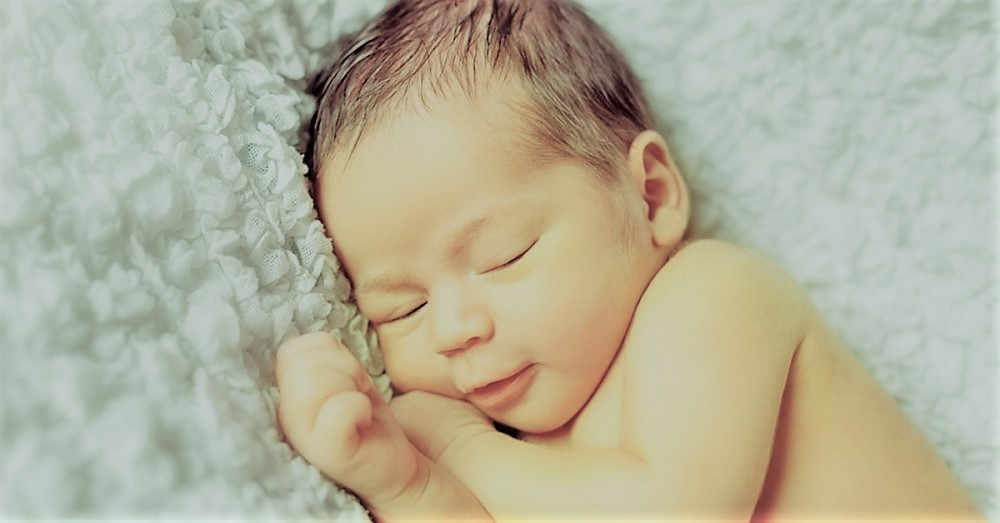
#> input picture Codigo Bilinion/beben1.jpg, 1000 x 523 px
$ python detector.py
#> lines starting #> are read from the running program, lines starting #| are printed output that depends on the picture; after the words box and inside, x2 and y2 are one past the last pixel; in counts of white or black regions, pixels touching at a corner belong together
import cv2
import numpy as np
from tkinter import *
from tkinter import filedialog
from tkinter import messagebox
from PIL import Image
from PIL import ImageTk
import imutils

image = cv2.imread("beben1.jpg")
#> image is the input picture: shape (523, 1000, 3); mean B, G, R 153.3, 176.3, 179
i=0
b=0
a1=0
a2=0
a3=0
a4=0
def dibujar(mask,color):
  global i
  contornos,_ = cv2.findContours(mask, cv2.RETR_EXTERNAL,
      cv2.CHAIN_APPROX_SIMPLE)
  for (i,c) in enumerate (contornos):
    area = cv2.contourArea(c)
    if (300 < area):
      M = cv2.moments(c)
      if (M["m00"]==0): M["m00"]=1
      x = int(M["m10"]/M["m00"])
      y = int(M['m01']/M['m00'])
      cv2.drawContours(image,[c],0,color,2)
      cv2.putText(image, str(i+1), (x-10,y+10),1, 2,(0,0,0),2)
      return i


Amarillo1Bajo = np.array([21,100,100],np.uint8)
Amarillo1Alto = np.array([25,255,255],np.uint8)

Amarillo2Bajo = np.array([17,100,100],np.uint8)
Amarillo2Alto = np.array([21,255,255],np.uint8)

Amarillo3Bajo = np.array([25,100,100],np.uint8)
Amarillo3Alto = np.array([26,255,255],np.uint8)

Amarillo4Bajo = np.array([26,100,100],np.uint8)
Amarillo4Alto = np.array([30,255,255],np.uint8)

font = cv2.FONT_HERSHEY_SIMPLEX
while (b <= 0):
	if True:
		frameHSV = cv2.cvtColor(image,cv2.COLOR_BGR2HSV)
#> frameHSV: shape (523, 1000, 3); mean H, S, V 45, 48.6, 185.7
		maskAmarillo1 = cv2.inRange(frameHSV,Amarillo1Bajo,Amarillo1Alto)
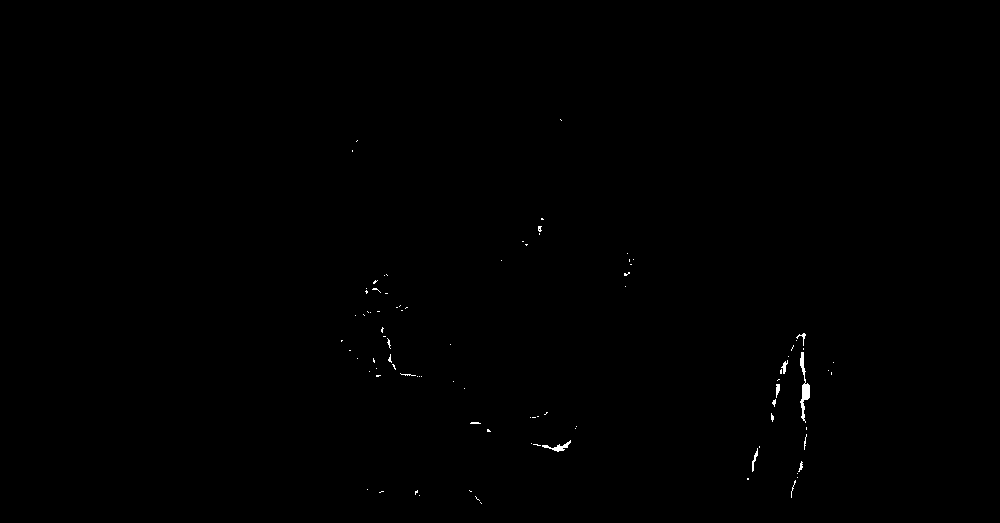
#> maskAmarillo1: shape (523, 1000); 0.19% white; 92 white regions (83 under 20 px), largest, box (x1, y1, x2, y2) and area: (800, 352, 810, 423) 274, (542, 440, 571, 452) 109, (752, 448, 758, 472) 51
		maskAmarillo2 = cv2.inRange(frameHSV,Amarillo2Bajo,Amarillo2Alto)
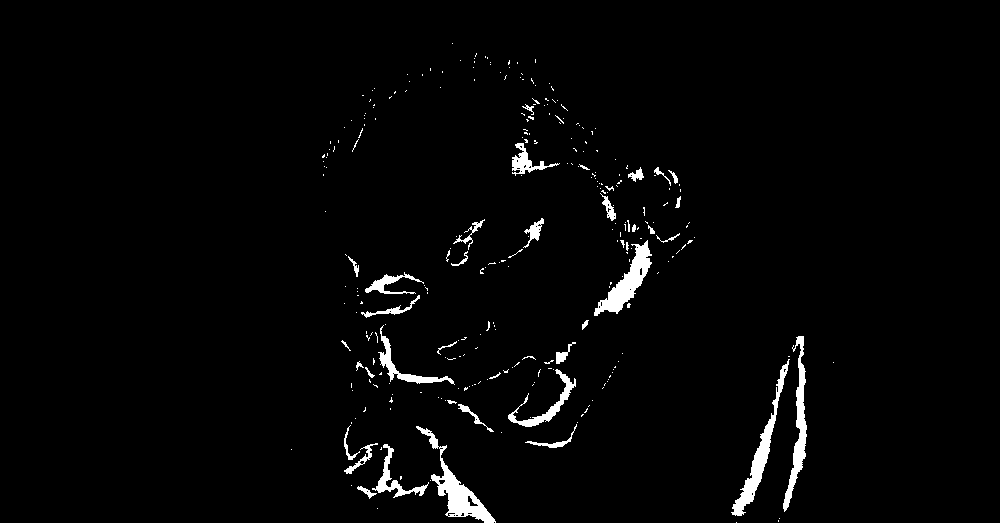
#> maskAmarillo2: shape (523, 1000); 2.3% white; 286 white regions (244 under 20 px), largest, box (x1, y1, x2, y2) and area: (416, 426, 496, 523) 1634, (731, 359, 790, 516) 1450, (594, 240, 652, 316) 1420
		maskAmarillo3 = cv2.inRange(frameHSV,Amarillo3Bajo,Amarillo3Alto)
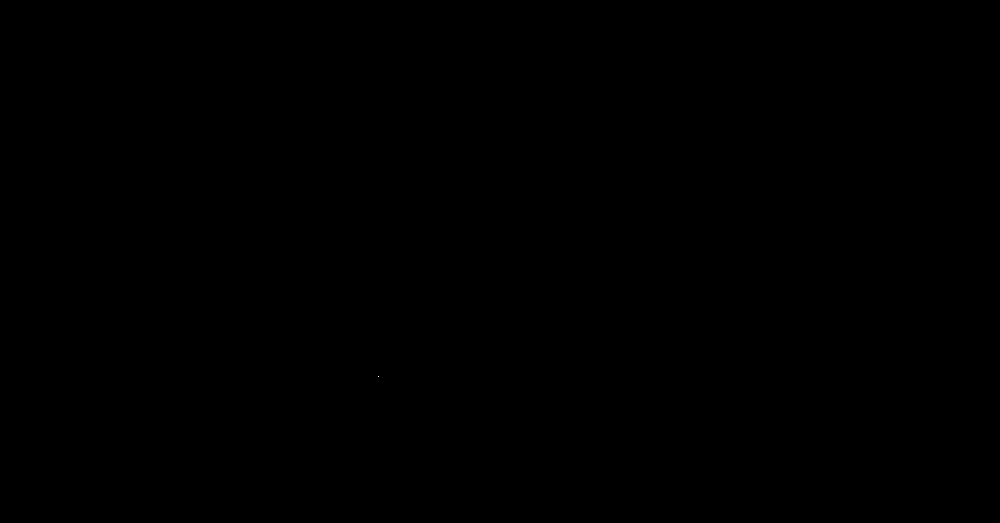
#> maskAmarillo3: shape (523, 1000); 0% white in thin lines or dots, all inside (x1, y1, x2, y2) = (378, 376, 379, 377)
		maskAmarillo4 = cv2.inRange(frameHSV,Amarillo4Bajo,Amarillo4Alto)
#> maskAmarillo4: shape (523, 1000); every value is 0
		dibujar(maskAmarillo1,(21,255,255))
#> in dibujar, `contornos,_ = cv2.findContours(mask, cv2.RETR_EXTERNAL, cv2.CHAIN_APPR..`: contornos = 92 contours, 87 with area under 20; largest, box (x1, y1, x2, y2) and area: (800, 352, 810, 423) 198, (542, 440, 571, 452) 74, (752, 448, 758, 472) 27, (781, 360, 788, 374) 26, (776, 384, 780, 398) 24
#> the loop in dibujar, `for (i,c) in enumerate (contornos):` made 92 passes
#> area on passes 13, 17, 31, 46, 51: 27, 74.5, 24.5, 26, 198.5
		a1=i
#> a1 = 91
		dibujar(maskAmarillo2,(17,255,255))
#> in dibujar (call 2), `contornos,_ = cv2.findContours(mask, cv2.RETR_EXTERNAL, cv2.CHAIN_APPR..`: contornos = 286 contours, 257 with area under 20; largest, box (x1, y1, x2, y2) and area: (416, 426, 496, 523) 1559, (594, 240, 652, 316) 1322, (731, 359, 790, 516) 1266, (783, 336, 807, 512) 1080, (508, 369, 576, 427) 574
#> the loop in dibujar, `for (i,c) in enumerate (contornos):` made 11 passes
#> (area, x, y) on pass 11: (475.5, 393, 479)
#> area on pass 5: 63
#> after the loop in dibujar, `for (i,c) in enumerate (contornos):`:
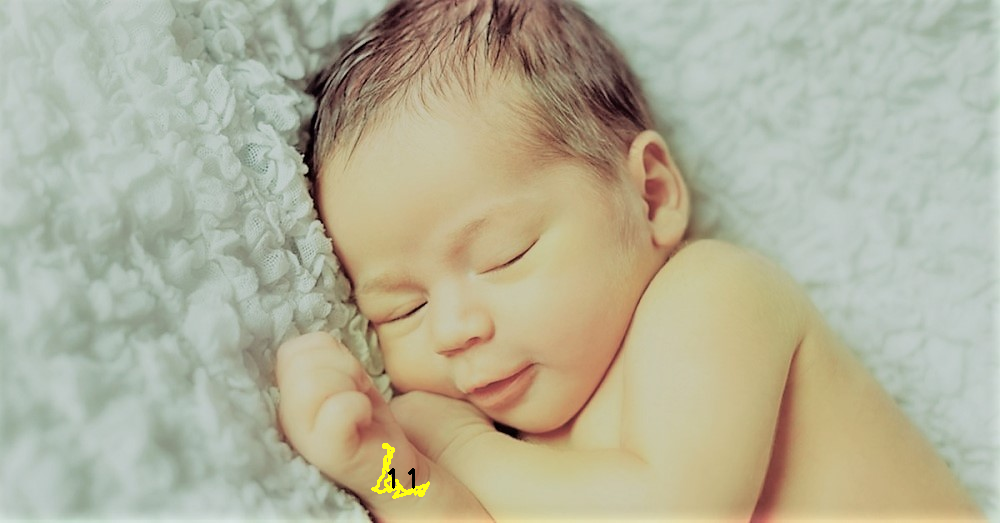
#> image: shape (523, 1000, 3); 0.18% of pixels changed, all inside (x1, y1, x2, y2) = (371, 443, 430, 499)
		a2=i
#> a2 = 10
		dibujar(maskAmarillo3,(25,255,255))
		a3=i
#> a3 = 0
		dibujar(maskAmarillo4,(0,255,255))
		a4=i
#> a4 = 0
		b += 1
		if cv2.waitKey(1) & 0xFF == ord('s'):
#> (key Esc is pressed here)
			break
print (a1,a2,a3,a4)
#| 91 10 0 0
cv2.destroyAllWindows()

$ run again, with Codigo Bilinion/bebe.jpg copied over Codigo Bilinion/beben1.jpg
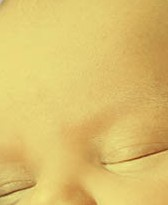
#> input picture Codigo Bilinion/bebe.jpg, 168 x 205 px
#> image is the input picture: shape (205, 168, 3); mean B, G, R 107.7, 191.9, 220.7
#> frameHSV: shape (205, 168, 3); mean H, S, V 22.4, 131.3, 220.7
#> `maskAmarillo1 = cv2.inRange(frameHSV,Amarillo1Bajo,Amarillo1Alto)`:
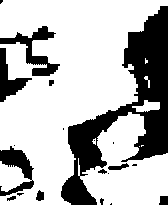
#> maskAmarillo1: shape (205, 168); 72% white; 20 black regions (10 under 20 px), largest, box (x1, y1, x2, y2) and area: (61, 6, 168, 205) 6992, (0, 26, 60, 76) 915, (0, 146, 34, 196) 749
#> maskAmarillo2: shape (205, 168); 33.8% white; 7 white regions (3 under 20 px), largest, box (x1, y1, x2, y2) and area: (58, 0, 168, 205) 9992, (0, 142, 39, 196) 1230, (148, 180, 168, 205) 400, (150, 164, 159, 168) 21
#> maskAmarillo3: shape (205, 168); 11.7% white; 13 white regions (5 under 20 px), largest, box (x1, y1, x2, y2) and area: (0, 22, 64, 106) 3365, (0, 190, 32, 204) 145, (33, 188, 48, 202) 139
#> maskAmarillo4: shape (205, 168); 5.2% white; 11 white regions (5 under 20 px)
#> contornos = 8 contours, 5 with area under 20; largest, box (x1, y1, x2, y2) and area: (0, 0, 168, 205) 19048, (78, 112, 168, 205) 4878, (132, 100, 160, 112) 164
#> the loop in dibujar, `for (i,c) in enumerate (contornos):` made 4 passes
#> (area, x, y) on pass 4: (4878, 126, 167)
#> a1 = 3
#> contornos = 7 contours, 4 with area under 20; largest, box (x1, y1, x2, y2) and area: (58, 0, 168, 205) 9600, (0, 142, 39, 196) 1131, (148, 180, 168, 205) 358
#> the loop in dibujar, `for (i,c) in enumerate (contornos):` made 2 passes
#> (area, x, y) on pass 2: (357.5, 158, 193)
#> a2 = 1
#> contornos = 13 contours, 6 with area under 20; largest, box (x1, y1, x2, y2) and area: (0, 22, 64, 106) 3271, (0, 190, 32, 204) 117, (33, 188, 48, 202) 116, (111, 161, 140, 173) 76, (95, 192, 110, 205) 68, (110, 136, 120, 147) 58, (109, 198, 120, 205) 42
#> the loop in dibujar, `for (i,c) in enumerate (contornos):` made 12 passes
#> (area, x, y) on pass 12: (3271, 26, 60)
#> a3 = 11
#> contornos = 11 contours, 7 with area under 20; largest, box (x1, y1, x2, y2) and area: (0, 26, 60, 76) 774, (0, 48, 32, 102) 554, (108, 163, 129, 170) 57, (36, 190, 44, 201) 50
#> the loop in dibujar, `for (i,c) in enumerate (contornos):` made 10 passes
#> (area, x, y) on pass 10: (554.5, 8, 79)
#> after the loop in dibujar, `for (i,c) in enumerate (contornos):`:
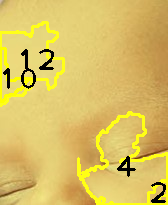
#> image: shape (205, 168, 3); mean B, G, R 98.7, 192, 218.4
#> a4 = 9
#| 3 1 11 9
